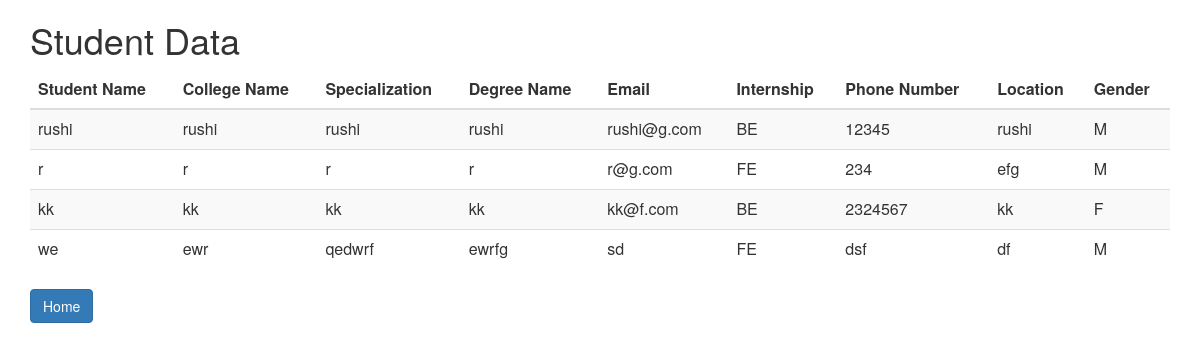
The page /student_table/ (signed in) on the database its author committed.
### assignapp/models.py (models this page shows, shortened)
class studentInfo(models.Model):
    Internship_choice=[
        ("FE","Front-end web developer"),
        ("BE","Back-end web developer")
    ]
    studentname=models.CharField(max_length=50)
    Collegename=models.CharField(max_length=50)
    Specialization=models.CharField(max_length=50)
    Degreename=models.CharField(max_length=50)
    email=models.CharField(max_length=50)
    Internship=models.CharField(max_length=50,choices=Internship_choice)
    PhoneNumber=models.CharField(max_length=50)
    Location=models.CharField(max_length=50)
    Gender=models.CharField(max_length=1,choices=GENDER_CHOICES)
    Notes=models.CharField(max_length=500,blank=True)

### assignapp/views.py (the view)
# urls.py: path('student_table/',views.student_table,name='student_table'),
@login_required(login_url="login")
def student_table(request):
    data=studentInfo.objects.all()
    context={"data":data}
    return render(request,'student_table.html',context)

### templates/student_table.html (shortened to what this page needs)
<head>
	<link href="//maxcdn.bootstrapcdn.com/bootstrap/3.3.0/css/bootstrap.min.css" rel="stylesheet" id="bootstrap-css">
	</head>
	<div class="container">
		<div class="row">
			<div class="col-md-12">
			<h1>Student Data</h1>
			<div class="table-responsive">
				  <table id="mytable" class="table table-bordred table-striped">
					   <thead>
						<th>Student Name</th>
						 <th>College Name</th>
						 <th>Specialization</th>
						 <th>Degree Name</th>
						 <th>Email</th>
						 <th>Internship</th>
						 <th>Phone Number</th>
						 <th>Location</th>
						 <th>Gender</th>
					   </thead>
		<tbody>
			{% for d in data %}
			<tr>
				<td>{{d.studentname}}</td>
				<td>{{d.Collegename}}</td>
				<td>{{d.Specialization}}</td>
				<td>{{d.Degreename}}</td>
				<td>{{d.email}}</td>
				<td>{{d.Internship}}</td>
				<td>{{d.PhoneNumber}}</td>
				<td>{{d.Location}}</td>
				<td>{{d.Gender}}</td>
				</tr>
			{% endfor  %}
		</tbody>
	</table>
	<a class="btn btn-primary" href="{% url 'index' %}" role="button">Home</a>
				</div>
			</div>
		</div>
	</div>

### rows shown on the page
studentInfo: studentname "rushi", Collegename "rushi", Specialization "rushi", Degreename "rushi", email "rushi@g.com", Internship "BE", PhoneNumber "12345", Location "rushi", Gender "M"
studentInfo: studentname "r", Collegename "r", Specialization "r", Degreename "r", email "r@g.com", Internship "FE", PhoneNumber "234", Location "efg", Gender "M"
studentInfo: studentname "kk", Collegename "kk", Specialization "kk", Degreename "kk", email "kk@f.com", Internship "BE", PhoneNumber "2324567", Location "kk", Gender "F"
studentInfo: studentname "we", Collegename "ewr", Specialization "qedwrf", Degreename "ewrfg", email "sd", Internship "FE", PhoneNumber "dsf", Location "df", Gender "M"
